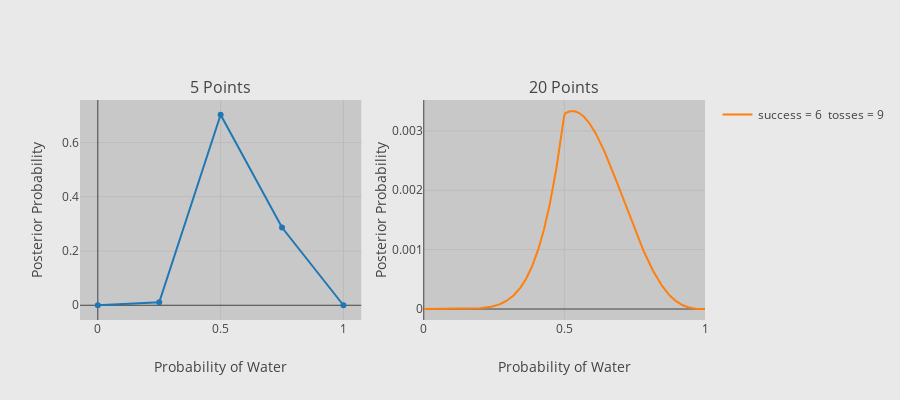

Notebook code cell kept with this figure:
### Code cell
points = 5
w, n = 6, 9
p_grid, posterior = posterior_grid_approx(points, w, n)

# Create a trace
trace1 = go.Scatter(
    x = p_grid,
    y = posterior,
    showlegend = False
    
)
points = 1000
w, n = 6, 9
p_grid, posterior = posterior_grid_approx(points, w, n)
trace2 = go.Scatter(
    x = p_grid,
    y = posterior,
    name = 'success = {}\n tosses = {}'.format(w, n)
)


fig = tools.make_subplots(rows=1, cols=2, subplot_titles=('5 Points',
                                                          '20 Points'),print_grid=False)


fig.append_trace(trace1, 1, 1)
fig.append_trace(trace2, 1, 2)

fig['layout']['xaxis1'].update(title='Probability of Water')
fig['layout']['xaxis2'].update(title='Probability of Water')
fig['layout']

fig['layout']['yaxis1'].update(title='Posterior Probability')
fig['layout']['yaxis2'].update(title='Posterior Probability')
fig['layout'].update(height=400)

fig['layout'].update(paper_bgcolor='rgb(233,233,233)')
fig['layout'].update(plot_bgcolor='rgb(200, 200, 200)')

iplot(fig)

### Figure 1 — Plotly figure (JSON) as saved in the notebook; plotly's stock layout.template omitted (floating-point values rounded to 4 significant figures; data arrays with more than 128 entries replaced by an {"elided": "..."} marker saying what was removed)
{"data": [{"showlegend": false, "type": "scatter", "x": [0, 0.25, 0.5, 0.75, 1], "xaxis": "x1", "y": [0, 0.01062, 0.7027, 0.2867, 0], "yaxis": "y1"}, {"name": "success = 6\n tosses = 9", "type": "scatter", "x": {"elided": "1000 float values"}, "xaxis": "x2", "y": {"elided": "1000 float values"}, "yaxis": "y2"}], "layout": {"annotations": [{"font": {"size": 16}, "showarrow": false, "text": "5 Points", "x": 0.225, "xanchor": "center", "xref": "paper", "y": 1, "yanchor": "bottom", "yref": "paper"}, {"font": {"size": 16}, "showarrow": false, "text": "20 Points", "x": 0.775, "xanchor": "center", "xref": "paper", "y": 1, "yanchor": "bottom", "yref": "paper"}], "height": 400, "paper_bgcolor": "rgb(233,233,233)", "plot_bgcolor": "rgb(200, 200, 200)", "xaxis1": {"anchor": "y1", "domain": [0, 0.45], "title": "Probability of Water"}, "xaxis2": {"anchor": "y2", "domain": [0.55, 1], "title": "Probability of Water"}, "yaxis1": {"anchor": "x1", "domain": [0, 1], "title": "Posterior Probability"}, "yaxis2": {"anchor": "x2", "domain": [0, 1], "title": "Posterior Probability"}}}
